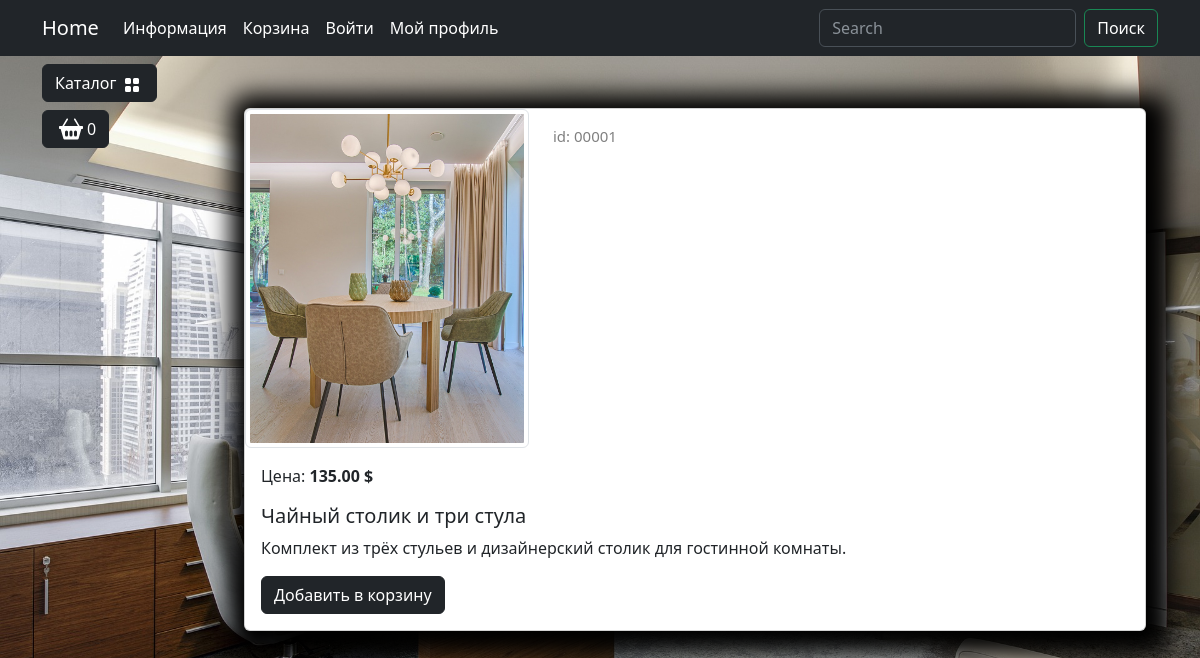
Screenshot of /catalog/product/chajnyj-stolik-i-tri-stula/ with the database file from the repository.
### goods/models.py (models this page shows, shortened)
class Products(models.Model):
  name = models.CharField(max_length=150, unique=True, verbose_name='Название')
  slug = models.SlugField(max_length=200, unique=True, blank=True, null=True, verbose_name='URL')
  description = models.TextField(blank=True, null=True, verbose_name='Описание')
  image = models.ImageField(upload_to='goods_image', blank=True, null=True, verbose_name='Изображение')
  price = models.DecimalField(default=0.00, max_digits=7, decimal_places=2, verbose_name='Цена')
  discount = models.DecimalField(default=0.00, max_digits=4, decimal_places=2, verbose_name='Скидка в %')
  quantity = models.PositiveIntegerField(default=0, verbose_name='Количество')
  category = models.ForeignKey(to=Categories, on_delete=models.PROTECT, verbose_name='Категория')
  class Meta:
    db_table = 'product'
    verbose_name = 'Продукт'
    verbose_name_plural = 'Продукты'
    ordering = ('id',)
  def display_id(self):
    return f'{self.id:05}'
  def sell_price(self):
    if self.discount:
      return round(self.price - (self.price/100)*self.discount, 2)
    return self.price

### goods/views.py (the view)
# urls.py: path('product/<slug:slug>/', views.product, name='product'),
def product(request, slug):
  product = Products.objects.get(slug=slug)
  context = {
    'product': product
  }
  return render(request, 'goods/product.html', context)

### goods/templatetags/goods_tags.py (called while the page is built)
@register.simple_tag()
def tag_categories():
  return Categories.objects.all()

### goods/templates/goods/product.html (shortened to what this page needs)
{% extends "main/base.html" %}
{% load static %}
{% block content %}
    <div class="container mt-5">
        <div class="card mb-4 custom-shadow">
            <div class="row">
                <div class="col-md-4">
                    <img src="{{product.image.url}}"
                        class="img-thumbnail" data-bs-toggle="modal" data-bs-target="#imageModal1">
                </div>
                <div class="col-md-4 ">
                    <p class="product_id mt-3">id: {{product.display_id}}</p>
                </div>
            </div>
            <div class="card-body">
                <p class="card-text">Цена: <strong>{{product.sell_price}} $</strong></p>
                <h5 class="card-title">{{product.name}}</h5>
                <p class="card-text">{{product.description}}</p>
                <a href="#" class="btn btn-dark add-to-cart">Добавить в корзину</a>
            </div>
        </div>
    </div>
{% endblock  %}

### static/css/my_css.css (style rules this page uses)
body { background-image: url("../images/bg-image.jpg"); background-repeat: no-repeat; background-attachment: fixed; background-position: center center; background-size: cover; height: 100%; }
.custom-shadow { box-shadow: 5px 5px 25px 19px #000000; }
.product_id { color: gray; font-size: 15px; }

### rows the page displays
Products: image (picture), display_id "00001", sell_price "135.00", name "Чайный столик и три стула", description "Комплект из трёх стульев и дизайнерский столик для гостинной комнаты."
